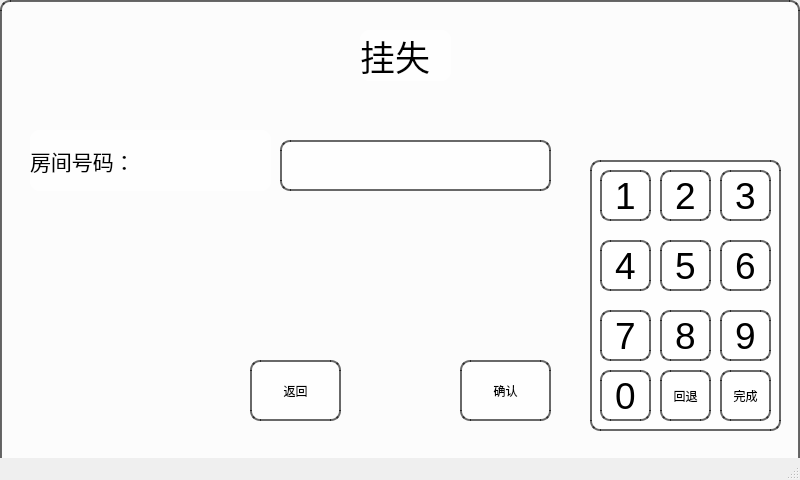
<?xml version="1.0" encoding="UTF-8"?>
<ui version="4.0">
 <class>report_the_loss_of</class>
 <widget class="QMainWindow" name="report_the_loss_of">
  <property name="geometry">
   <rect>
    <x>0</x>
    <y>0</y>
    <width>800</width>
    <height>480</height>
   </rect>
  </property>
  <property name="windowTitle">
   <string>MainWindow</string>
  </property>
  <widget class="QWidget" name="centralwidget">
   <widget class="QFrame" name="frame">
    <property name="geometry">
     <rect>
      <x>0</x>
      <y>0</y>
      <width>800</width>
      <height>480</height>
     </rect>
    </property>
    <property name="font">
     <font>
      <family>仿宋</family>
      <pointsize>26</pointsize>
     </font>
    </property>
    <property name="styleSheet">
     <string notr="true">border: 2px solid rgba(0, 0, 0, 150); /* 黑色边框，150为不透明度 */
    background-color: rgba(255, 255, 255, 200); /* 白色背景，200为不透明度 */
    border-radius: 10px; /* 圆角边框 */</string>
    </property>
    <property name="frameShape">
     <enum>QFrame::StyledPanel</enum>
    </property>
    <property name="frameShadow">
     <enum>QFrame::Raised</enum>
    </property>
    <widget class="QLabel" name="label">
     <property name="geometry">
      <rect>
       <x>360</x>
       <y>30</y>
       <width>91</width>
       <height>51</height>
      </rect>
     </property>
     <property name="font">
      <font>
       <family>仿宋</family>
       <pointsize>26</pointsize>
      </font>
     </property>
     <property name="styleSheet">
      <string notr="true">border: 0px solid rgba(0, 0, 0, 150); /* 黑色边框，150为不透明度 */</string>
     </property>
     <property name="text">
      <string>挂失</string>
     </property>
    </widget>
    <widget class="QLabel" name="label_4">
     <property name="geometry">
      <rect>
       <x>30</x>
       <y>130</y>
       <width>241</width>
       <height>61</height>
      </rect>
     </property>
     <property name="font">
      <font>
       <pointsize>16</pointsize>
      </font>
     </property>
     <property name="styleSheet">
      <string notr="true">border: 0px solid rgba(0, 0, 0, 150); /* 黑色边框，150为不透明度 */</string>
     </property>
     <property name="text">
      <string>房间号码：</string>
     </property>
    </widget>
    <widget class="QTextEdit" name="phonenumber">
     <property name="geometry">
      <rect>
       <x>280</x>
       <y>140</y>
       <width>271</width>
       <height>51</height>
      </rect>
     </property>
    </widget>
    <widget class="QPushButton" name="pushButton_11">
     <property name="geometry">
      <rect>
       <x>460</x>
       <y>360</y>
       <width>91</width>
       <height>61</height>
      </rect>
     </property>
     <property name="text">
      <string>确认</string>
     </property>
    </widget>
    <widget class="QPushButton" name="pushButton_12">
     <property name="geometry">
      <rect>
       <x>250</x>
       <y>360</y>
       <width>91</width>
       <height>61</height>
      </rect>
     </property>
     <property name="text">
      <string>返回</string>
     </property>
    </widget>
    <widget class="QFrame" name="frame_2">
     <property name="geometry">
      <rect>
       <x>590</x>
       <y>160</y>
       <width>191</width>
       <height>271</height>
      </rect>
     </property>
     <property name="mouseTracking">
      <bool>true</bool>
     </property>
     <property name="layoutDirection">
      <enum>Qt::LeftToRight</enum>
     </property>
     <property name="styleSheet">
      <string notr="true">border: 2px solid rgba(0, 0, 0, 150); /* 黑色边框，150为不透明度 */
    background-color: rgba(255, 255, 255, 200); /* 白色背景，200为不透明度 */
    border-radius: 10px; /* 圆角边框 */</string>
     </property>
     <property name="frameShape">
      <enum>QFrame::StyledPanel</enum>
     </property>
     <property name="frameShadow">
      <enum>QFrame::Raised</enum>
     </property>
     <widget class="QPushButton" name="pushButton_1">
      <property name="geometry">
       <rect>
        <x>10</x>
        <y>10</y>
        <width>51</width>
        <height>51</height>
       </rect>
      </property>
      <property name="font">
       <font>
        <pointsize>28</pointsize>
       </font>
      </property>
      <property name="styleSheet">
       <string notr="true"> color: black; /* 设置字体颜色为白色 */
</string>
      </property>
      <property name="text">
       <string>1</string>
      </property>
      <property name="flat">
       <bool>true</bool>
      </property>
     </widget>
     <widget class="QPushButton" name="pushButton_2">
      <property name="geometry">
       <rect>
        <x>70</x>
        <y>10</y>
        <width>51</width>
        <height>51</height>
       </rect>
      </property>
      <property name="font">
       <font>
        <pointsize>28</pointsize>
       </font>
      </property>
      <property name="styleSheet">
       <string notr="true"> color: black; /* 设置字体颜色为白色 */
</string>
      </property>
      <property name="text">
       <string>2</string>
      </property>
      <property name="flat">
       <bool>true</bool>
      </property>
     </widget>
     <widget class="QPushButton" name="pushButton_4">
      <property name="geometry">
       <rect>
        <x>10</x>
        <y>80</y>
        <width>51</width>
        <height>51</height>
       </rect>
      </property>
      <property name="font">
       <font>
        <pointsize>28</pointsize>
       </font>
      </property>
      <property name="styleSheet">
       <string notr="true"> color: black; /* 设置字体颜色为白色 */
</string>
      </property>
      <property name="text">
       <string>4</string>
      </property>
      <property name="flat">
       <bool>true</bool>
      </property>
     </widget>
     <widget class="QPushButton" name="pushButton_3">
      <property name="geometry">
       <rect>
        <x>130</x>
        <y>10</y>
        <width>51</width>
        <height>51</height>
       </rect>
      </property>
      <property name="font">
       <font>
        <pointsize>28</pointsize>
       </font>
      </property>
      <property name="styleSheet">
       <string notr="true"> color: black; /* 设置字体颜色为白色 */
</string>
      </property>
      <property name="text">
       <string>3</string>
      </property>
      <property name="flat">
       <bool>true</bool>
      </property>
     </widget>
     <widget class="QPushButton" name="pushButton_6">
      <property name="geometry">
       <rect>
        <x>130</x>
        <y>80</y>
        <width>51</width>
        <height>51</height>
       </rect>
      </property>
      <property name="font">
       <font>
        <pointsize>28</pointsize>
       </font>
      </property>
      <property name="styleSheet">
       <string notr="true"> color: black; /* 设置字体颜色为白色 */
</string>
      </property>
      <property name="text">
       <string>6</string>
      </property>
      <property name="flat">
       <bool>true</bool>
      </property>
     </widget>
     <widget class="QPushButton" name="pushButton_7">
      <property name="geometry">
       <rect>
        <x>10</x>
        <y>150</y>
        <width>51</width>
        <height>51</height>
       </rect>
      </property>
      <property name="font">
       <font>
        <pointsize>28</pointsize>
       </font>
      </property>
      <property name="styleSheet">
       <string notr="true"> color: black; /* 设置字体颜色为白色 */
</string>
      </property>
      <property name="text">
       <string>7</string>
      </property>
      <property name="flat">
       <bool>true</bool>
      </property>
     </widget>
     <widget class="QPushButton" name="pushButton_5">
      <property name="geometry">
       <rect>
        <x>70</x>
        <y>80</y>
        <width>51</width>
        <height>51</height>
       </rect>
      </property>
      <property name="font">
       <font>
        <pointsize>28</pointsize>
       </font>
      </property>
      <property name="styleSheet">
       <string notr="true"> color: black; /* 设置字体颜色为白色 */
</string>
      </property>
      <property name="text">
       <string>5</string>
      </property>
      <property name="flat">
       <bool>true</bool>
      </property>
     </widget>
     <widget class="QPushButton" name="pushButton_9">
      <property name="geometry">
       <rect>
        <x>130</x>
        <y>150</y>
        <width>51</width>
        <height>51</height>
       </rect>
      </property>
      <property name="font">
       <font>
        <pointsize>28</pointsize>
       </font>
      </property>
      <property name="styleSheet">
       <string notr="true"> color: black; /* 设置字体颜色为白色 */
</string>
      </property>
      <property name="text">
       <string>9</string>
      </property>
      <property name="flat">
       <bool>true</bool>
      </property>
     </widget>
     <widget class="QPushButton" name="pushButton_8">
      <property name="geometry">
       <rect>
        <x>70</x>
        <y>150</y>
        <width>51</width>
        <height>51</height>
       </rect>
      </property>
      <property name="font">
       <font>
        <pointsize>28</pointsize>
       </font>
      </property>
      <property name="styleSheet">
       <string notr="true"> color: black; /* 设置字体颜色为白色 */
</string>
      </property>
      <property name="text">
       <string>8</string>
      </property>
      <property name="flat">
       <bool>true</bool>
      </property>
     </widget>
     <widget class="QPushButton" name="pushButton_0">
      <property name="geometry">
       <rect>
        <x>10</x>
        <y>210</y>
        <width>51</width>
        <height>51</height>
       </rect>
      </property>
      <property name="font">
       <font>
        <pointsize>28</pointsize>
       </font>
      </property>
      <property name="styleSheet">
       <string notr="true"> color: black; /* 设置字体颜色为白色 */
</string>
      </property>
      <property name="text">
       <string>0</string>
      </property>
      <property name="flat">
       <bool>true</bool>
      </property>
     </widget>
     <widget class="QPushButton" name="pushButton">
      <property name="geometry">
       <rect>
        <x>70</x>
        <y>210</y>
        <width>51</width>
        <height>51</height>
       </rect>
      </property>
      <property name="text">
       <string>回退</string>
      </property>
     </widget>
     <widget class="QPushButton" name="pushButton_10">
      <property name="geometry">
       <rect>
        <x>130</x>
        <y>210</y>
        <width>51</width>
        <height>51</height>
       </rect>
      </property>
      <property name="text">
       <string>完成</string>
      </property>
     </widget>
    </widget>
   </widget>
  </widget>
  <widget class="QStatusBar" name="statusbar"/>
 </widget>
 <resources/>
 <connections/>
</ui>
